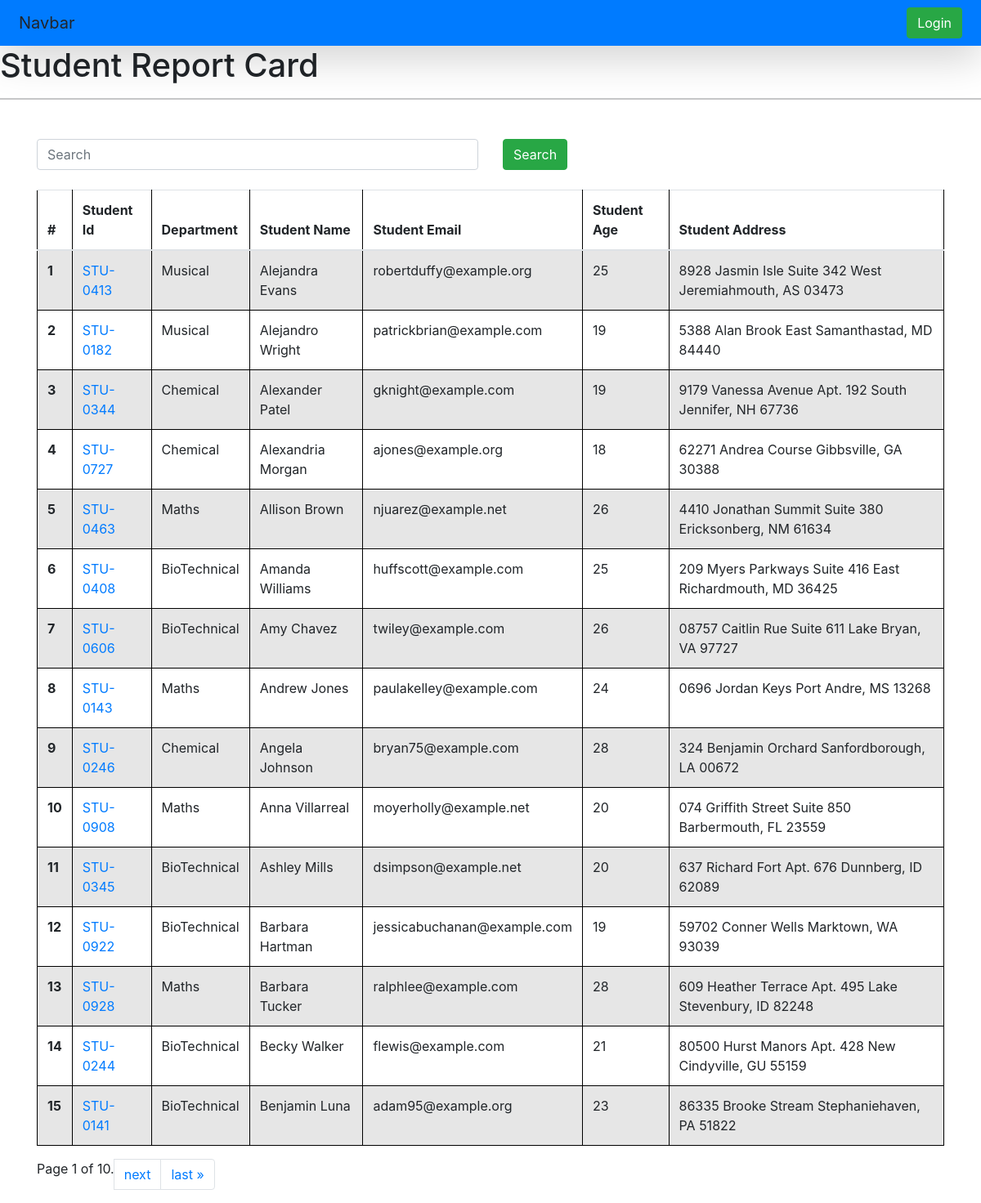
The page /student/ on the database its author committed.
### vege/models.py (models this page shows, shortened)
class Student(models.Model):
    student_id = models.OneToOneField(
        StudentID, related_name="studentid", on_delete=models.CASCADE
    )
    department = models.ForeignKey(
        Department, related_name="student_dept", on_delete=models.CASCADE
    )
    student_name = models.CharField(max_length=100)
    student_email = models.EmailField(unique=True)
    student_age = models.IntegerField(default=18)
    student_address = models.TextField()
    class Meta:
        ordering = ["student_name"]
        verbose_name = "student"

class StudentID(models.Model):
    student_id = models.CharField(max_length=100)
    def __str__(self) -> str:
        return self.student_id

class Department(models.Model):
    department = models.CharField(max_length=100)
    def __str__(self) -> str:
        return self.department
    class Meta:
        ordering = ["department"]

### vege/views.py (the view, shortened to what this page needs)
# urls.py: path("student/", get_student, name="get_student"),
def get_student(request):
    queryset = Student.objects.all()
    paginator = Paginator(queryset, 15)  # Show 25 contacts per page.
    page_number = request.GET.get("page", 1)
    page_obj = paginator.get_page(page_number)
    return render(request, "reports/students.html", {"queryset": page_obj})

### vege/templates/reports/students.html (shortened to what this page needs)
{%extends "base.html"%}
{%block start%}
<h1>Student Report Card</h1>
<link rel="stylesheet" href="https://cdn.jsdelivr.net/npm/bootstrap@4.3.1/dist/css/bootstrap.min.css"
>
<hr>
<div class="container mt-5">
    <form class="mb-4">
        <div class="row">
            <div class="col-md-6">
                <input class="form-control" placeholder="Search" name="search">
            </div>
            <div class="col-md-6">
                <button class="btn btn-success">Search</button>
            </div>
        </div>
    </form>
    <table class="table table-striped">
        <thead>
            <tr>
                <th scope="col">#</th>
                <th scope="col">Student Id</th>
                <th scope="col">Department</th>
                <th scope="col">Student Name</th>
                <th scope="col">Student Email</th>
                <th scope="col">Student Age</th>
                <th scope="col">Student Address</th>
            </tr>
        </thead>
        <tbody>
            {% for student in queryset %}
            <tr>
                <th scope="row">{{forloop.counter}}</th>
                <td><a href="{% url 'see_marks' student.student_id %}">{{student.student_id}}</a></td>
                <td>{{student.department}}</td>
                <td>{{student.student_name}}</td>
                <td>{{student.student_email}}</td>
                <td>{{student.student_age}}</td>
                <td>{{student.student_address}}</td>
            </tr>
            {% endfor %}
        </tbody>
    </table>
    <nav aria-label="Page navigation example">
        <ul class="pagination">
            <span class="current">
                Page {{ queryset.number }} of {{ queryset.paginator.num_pages }}.
            </span>
            {% if queryset.has_next %}
            <li class="page-item"><a class="page-link" href="?page={{ queryset.next_page_number }}">next</a></li>
            <li class="page-item"><a class="page-link" href="?page={{ queryset.paginator.num_pages }}">last
                    &raquo;</a></li>
            {% endif %}
        </ul>
    </nav>
</div>
{%endblock%}

### home/Templates/base.html (style rules this page uses)
table { width: 100%; border-collapse: collapse; }
table, th, td { border: 1px solid black; }
th, td { padding: 10px; text-align: left; }

### rows shown on the page
Student: student_id "STU-0413", department "Musical", student_name "Alejandra Evans", student_email "robertduffy@example.org", student_age "25", student_address "8928 Jasmin Isle Suite 342 West Jeremiahmouth, AS 03473"
Student: student_id "STU-0182", department "Musical", student_name "Alejandro Wright", student_email "patrickbrian@example.com", student_age "19", student_address "5388 Alan Brook East Samanthastad, MD 84440"
Student: student_id "STU-0344", department "Chemical", student_name "Alexander Patel", student_email "gknight@example.com", student_age "19", student_address "9179 Vanessa Avenue Apt. 192 South Jennifer, NH 67736"
Student: student_id "STU-0727", department "Chemical", student_name "Alexandria Morgan", student_email "ajones@example.org", student_age "18", student_address "62271 Andrea Course Gibbsville, GA 30388"
Student: student_id "STU-0463", department "Maths", student_name "Allison Brown", student_email "njuarez@example.net", student_age "26", student_address "4410 Jonathan Summit Suite 380 Ericksonberg, NM 61634"
Student: student_id "STU-0408", department "BioTechnical", student_name "Amanda Williams", student_email "huffscott@example.com", student_age "25", student_address "209 Myers Parkways Suite 416 East Richardmouth, MD 36425"
Student: student_id "STU-0606", department "BioTechnical", student_name "Amy Chavez", student_email "twiley@example.com", student_age "26", student_address "08757 Caitlin Rue Suite 611 Lake Bryan, VA 97727"
Student: student_id "STU-0143", department "Maths", student_name "Andrew Jones", student_email "paulakelley@example.com", student_age "24", student_address "0696 Jordan Keys Port Andre, MS 13268"
Student: student_id "STU-0246", department "Chemical", student_name "Angela Johnson", student_email "bryan75@example.com", student_age "28", student_address "324 Benjamin Orchard Sanfordborough, LA 00672"
Student: student_id "STU-0908", department "Maths", student_name "Anna Villarreal", student_email "moyerholly@example.net", student_age "20", student_address "074 Griffith Street Suite 850 Barbermouth, FL 23559"
Student: student_id "STU-0345", department "BioTechnical", student_name "Ashley Mills", student_email "dsimpson@example.net", student_age "20", student_address "637 Richard Fort Apt. 676 Dunnberg, ID 62089"
Student: student_id "STU-0922", department "BioTechnical", student_name "Barbara Hartman", student_email "jessicabuchanan@example.com", student_age "19", student_address "59702 Conner Wells Marktown, WA 93039"
Student: student_id "STU-0928", department "Maths", student_name "Barbara Tucker", student_email "ralphlee@example.com", student_age "28", student_address "609 Heather Terrace Apt. 495 Lake Stevenbury, ID 82248"
Student: student_id "STU-0244", department "BioTechnical", student_name "Becky Walker", student_email "flewis@example.com", student_age "21", student_address "80500 Hurst Manors Apt. 428 New Cindyville, GU 55159"
Student: student_id "STU-0141", department "BioTechnical", student_name "Benjamin Luna", student_email "adam95@example.org", student_age "23", student_address "86335 Brooke Stream Stephaniehaven, PA 51822"

### other values the page prints
{{ queryset.number }} "1"
{{ queryset.paginator.num_pages }} "10"
